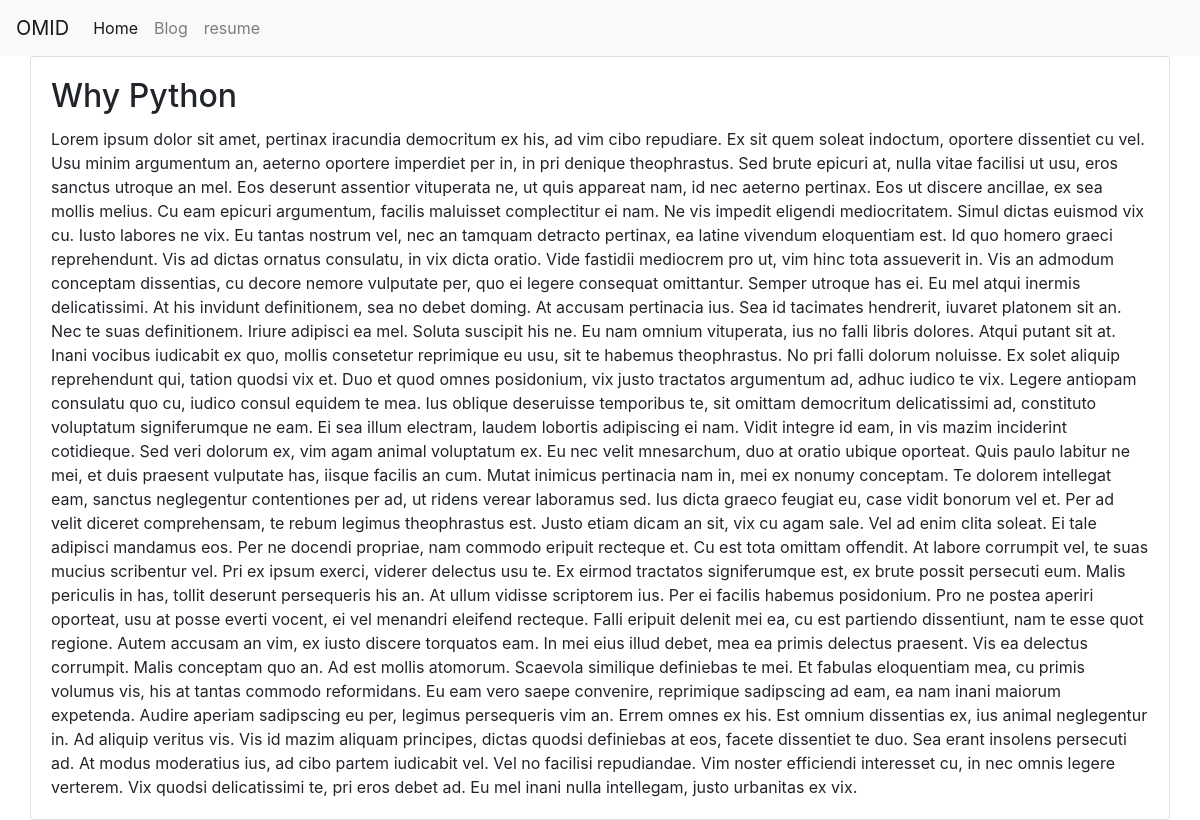
/blog/8, run on the app's committed database.
### blog/models.py (models this page shows, shortened)
class Post(models.Model):
    title = models.CharField(max_length=100)
    url = models.URLField(blank=True)
    post = models.TextField()
    image = models.ImageField(upload_to='blog/images', blank=True)
    date = models.DateField(default=timezone.now)

### blog/views.py (the view)
# urls.py: path('<int:post_id>', views.detail, name="detail"),
def detail(request, post_id):
    post = get_object_or_404(Post, pk=post_id)
    return render(request, 'blog/detail.html', {'post': post})

### blog/templates/blog/detail.html (shortened to what this page needs)
{% extends 'portfolio/index.html' %}
{% block content %}
<div class="container">
    <div class="row">
            <div class="card">
                <div class="card-body">
                    <h2 class="card-title">{{post.title}}</h2>
                    <p class="card-text">{{post.post}}</p>
                  </div>
              </div>
          </div>
      </div>
  {% endblock %}

### data on the page
Post: title "Why Python", post "Lorem ipsum dolor sit amet, pertinax iracundia democritum ex his, ad vim cibo repudiare. Ex sit quem soleat indoctum, oportere dissentiet cu vel. Usu minim argumentum an, aeterno oportere imperdiet per in, in pri denique theophrastus. Sed brute epicuri at, nulla vitae facilisi ut usu, eros sanctus utroque an mel. Eos deserunt assentior vituperata ne, ut quis appareat nam, id nec aeterno pertinax. Eos ut discere ancillae, ex sea mollis melius. Cu eam epicuri argumentum, facilis maluisset complectitur ei nam. Ne vis impedit eligendi mediocritatem. Simul dictas euismod vix cu. Iusto labores ne vix. Eu tantas nostrum vel, nec an tamquam detracto pertinax, ea latine vivendum eloquentiam est. Id…"
